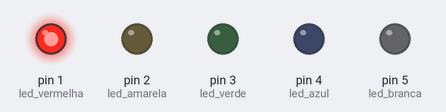
A sketch run on a simulated Arduino Uno, built with avr-gcc and run on an emulated ATmega328P. On the bench: output pins drawn as LEDs (lit = HIGH).

Above: at 1.0 s.
At 3.0 s:
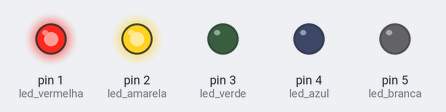
At 5.0 s:
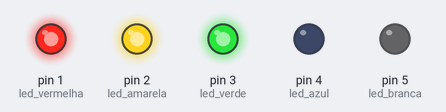
At 7.0 s:
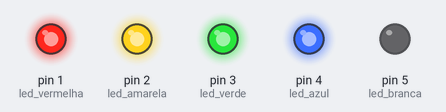
At 9.0 s:
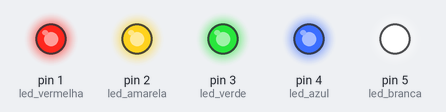
At 11.0 s:
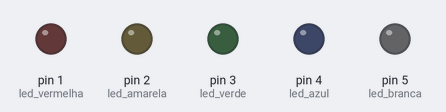
Timing chart, 0 to 15.6 s (numbered marks = the images above):
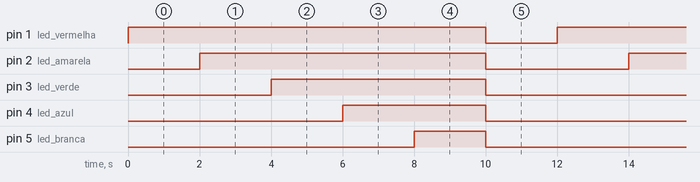

Measured:
- by itself, pin 1 (led_vermelha): alternates HIGH for 10.0 s and LOW for 2.0 s
- by itself, pin 2 (led_amarela): alternates HIGH for 8.0 s and LOW for 4.0 s
- by itself, pin 3 (led_verde): alternates HIGH for 6.0 s and LOW for 6.0 s
- by itself, pin 4 (led_azul): alternates HIGH for 4.0 s and LOW for 8.0 s
- by itself, pin 5 (led_branca): alternates HIGH for 2.0 s and LOW for 10.0 s

The sketch:

codigo.ino
```cpp
void setup()
{
  pinMode(1, OUTPUT); // led vermelha
  pinMode(2, OUTPUT); // led amarela
  pinMode(3, OUTPUT); // led verde
  pinMode(4, OUTPUT); // led azul
  pinMode(5, OUTPUT); // led branca
}

void loop()
{
  digitalWrite(1, HIGH);
  digitalWrite(2, LOW);
  digitalWrite(3, LOW);
  digitalWrite(4, LOW);
  digitalWrite(5, LOW);
  delay(2000); // 2 segundos
  digitalWrite(1, HIGH);
  digitalWrite(2, HIGH);
  digitalWrite(3, LOW);
  digitalWrite(4, LOW);
  digitalWrite(5, LOW);
  delay(2000); //2 segundos
  digitalWrite(1, HIGH);
  digitalWrite(2, HIGH);
  digitalWrite(3, HIGH);
  digitalWrite(4, LOW);
  digitalWrite(5, LOW);
  delay(2000); //2 segundos
  digitalWrite(1, HIGH);
  digitalWrite(2, HIGH);
  digitalWrite(3, HIGH);
  digitalWrite(4, HIGH);
  digitalWrite(5, LOW);
  delay(2000); //2 segundos
  digitalWrite(1, HIGH);
  digitalWrite(2, HIGH);
  digitalWrite(3, HIGH);
  digitalWrite(4, HIGH);
  digitalWrite(5, HIGH);
  delay(2000); //2 segundos
  digitalWrite(1, LOW);
  digitalWrite(2, LOW);
  digitalWrite(3, LOW);
  digitalWrite(4, LOW);
  digitalWrite(5, LOW);
  delay(2000); //2 segundos
}
```
